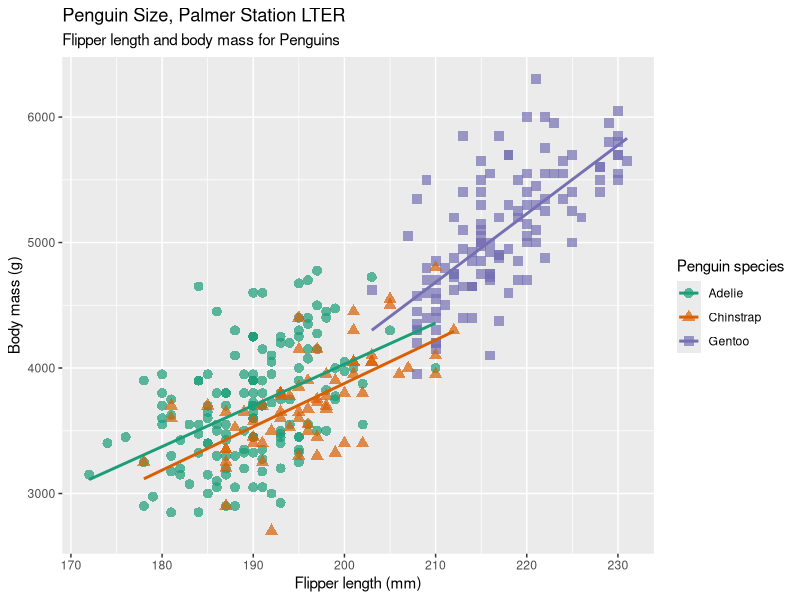
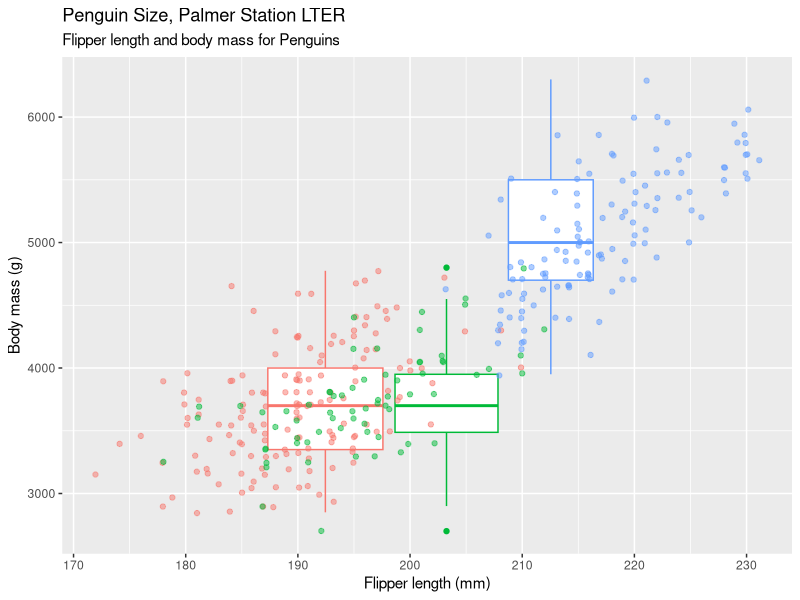
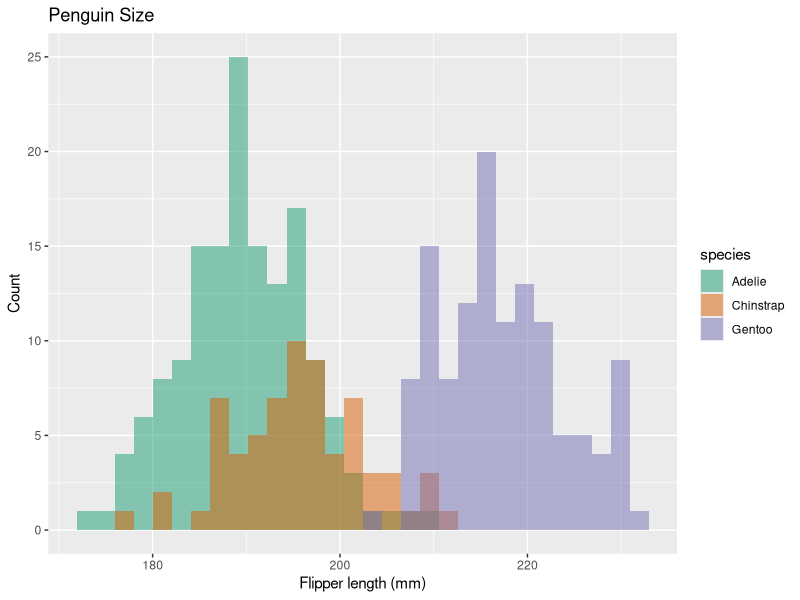

Recreate these plots in R, in order. (Note: this script raises an error after producing the figures.)
my_lib <- "/Users/ijeongmin/Desktop/R/AD"
.libPaths(c(my_lib, .libPaths()))
install.packages("palmerpenguins", lib = my_lib, repos = "https://cloud.r-project.org")

library(palmerpenguins)
library(tidyverse)
penguins |>
    ggplot(aes(x = flipper_length_mm, body_mass_g)) +
    geom_point(aes(color=species, shape=species), size=3, alpha=0.7) +
    scale_color_brewer(palette="Dark2") + 
    labs(title="Penguin Size, Palmer Station LTER",
    subtitle="Flipper length and body mass for Penguins",
    x = "Flipper length (mm)",
    y = "Body mass (g)",
    color = "Penguin species",
    shape = "Penguin species") + 
    #추세선
    geom_smooth(method="lm", se=F, aes(color=species))
    #그래프를 나누어서 그리기 facet_wrap()

# BoxPlot 사용하기
penguins |>
    ggplot(aes(x = flipper_length_mm, body_mass_g)) +
    geom_boxplot(aes(color=species), width=0.3, show.legend=FALSE) +
    #BoxPlot에서 점들을 좌우로 흩으려서 볼수 있게 하는 jitter 
    geom_jitter(aes(color=species), alpha=0.5, show.legend=FALSE,
                position=position_jitter(width=0.2, seed=0)) +
    scale_fill_brewer(palette="Dark2") + 
    labs(title="Penguin Size, Palmer Station LTER",
    subtitle="Flipper length and body mass for Penguins",
    x = "Flipper length (mm)",
    y = "Body mass (g)",
    color = "Penguin species",
    shape = "Penguin species") 

# 3. 히스토그램 (Histogram) -  수정: x 데이터만 필요함!
penguins |>
    ggplot(aes(x = flipper_length_mm)) + # body_mass_g 제거 완료!
    geom_histogram(aes(fill=species), alpha=0.5, position='identity') +
    scale_fill_brewer(palette="Dark2") + # 수정: color(테두리)가 아니라 fill(채우기)로 변경!
    labs(title="Penguin Size", x = "Flipper length (mm)", y = "Count")

# 막대 그래프 (Bar Chart)
df |> 
    pivot_longer(-1, names_to="space", values_to="value") |>
    mutate(space=as.numeric(space)) |>
    filter(angle %in% c(0, 10, 15)) |>
    mutate(angle=as.factor(angle)) |>
    ggplot(aes(x=space, y=value*100, fill=angle)) +
    geom_col(position="dodge") + 
    geom_text(aes(label=value*100, y=value*100+3), position=position_dodge(0.5)) + 
    labs(y="normalized value(%)", x="space 이격거리")
